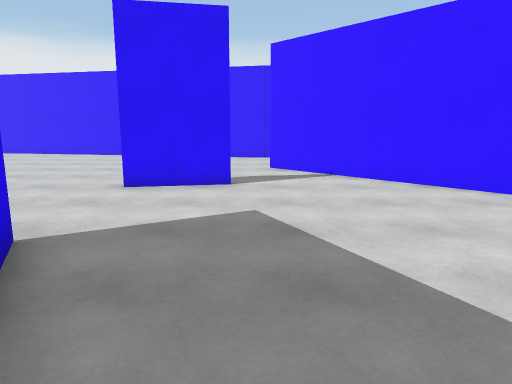
View 1 (above)

23 first-person views from a walk through a scene from a Unity 3-D project. The camera is 1.5 m above the floor, tilts 10° down and sees 70° across. The floor is counted in squares, 1 m on a side. Each view is taken from the middle of a square. On the plan, view 1 faces up. The plan holds only what a view shows up to about 16 squares ahead; the rest is blank. The place goes on beyond the plan. The player is left out. Surface patterns are stand-ins for the level's own textures.

View 2
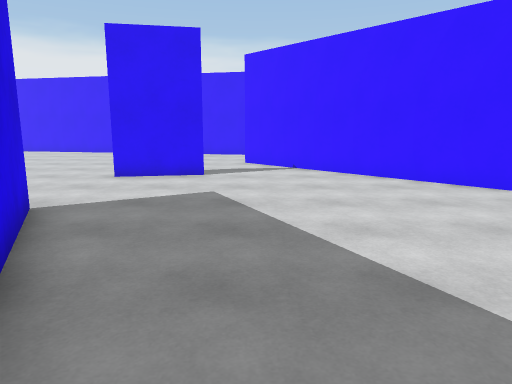

View 3
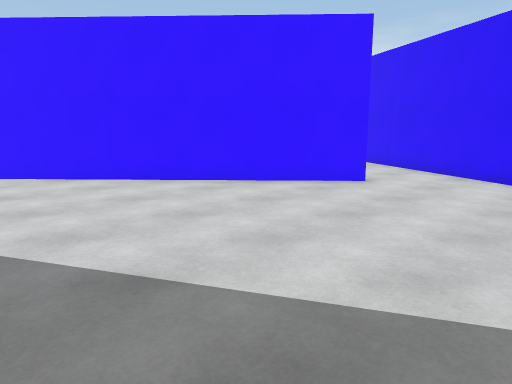

View 4
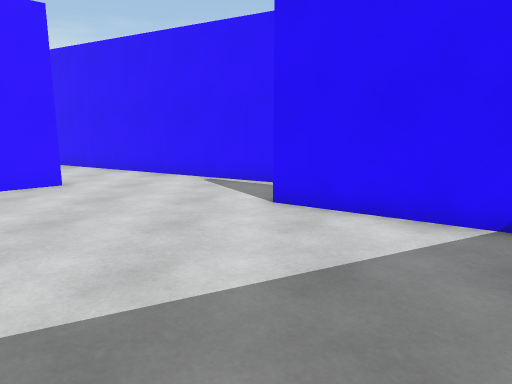

View 5
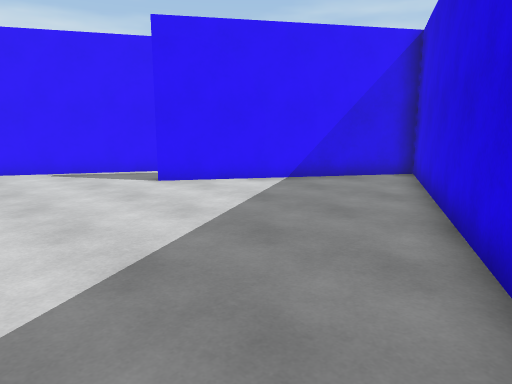

View 6
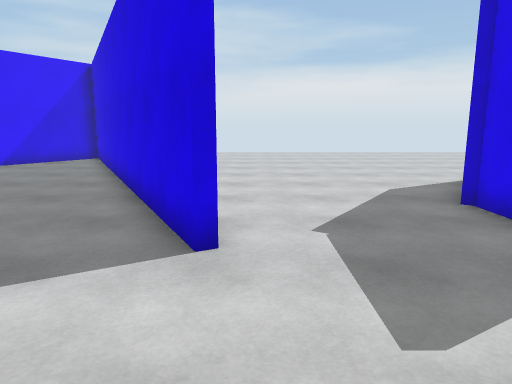

View 7
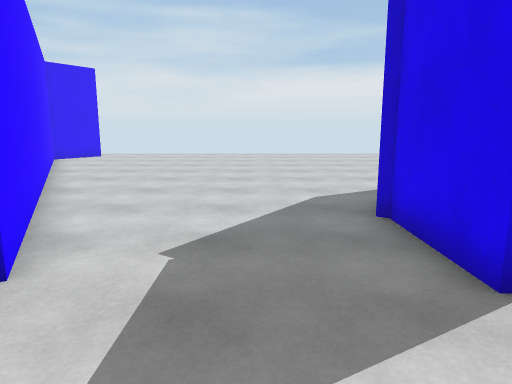

View 8
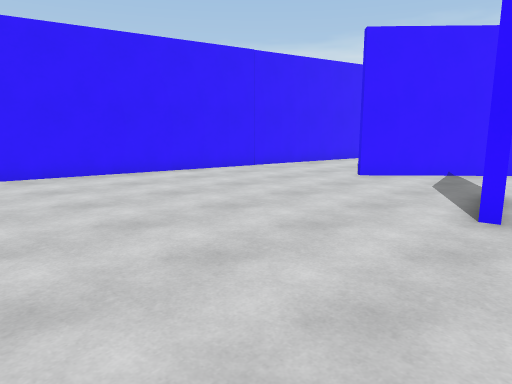

View 9
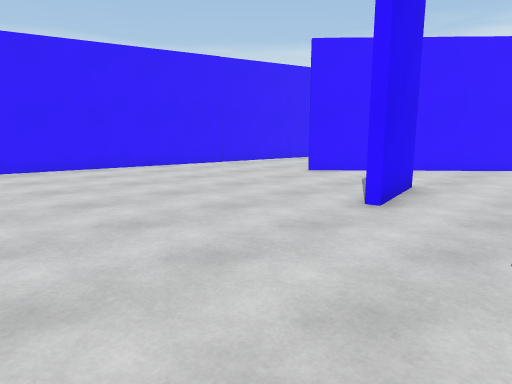

View 10
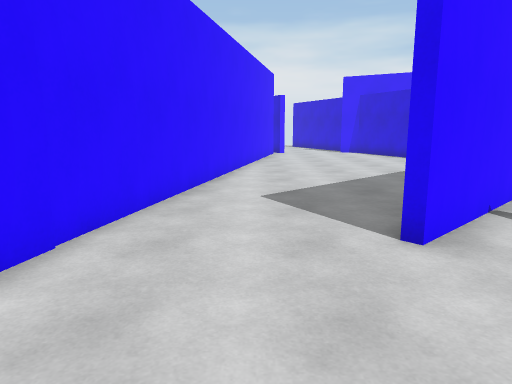

View 11
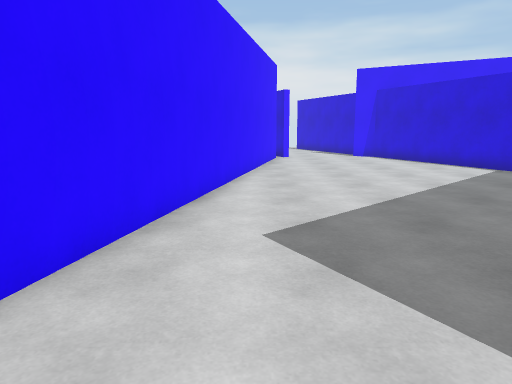

View 12
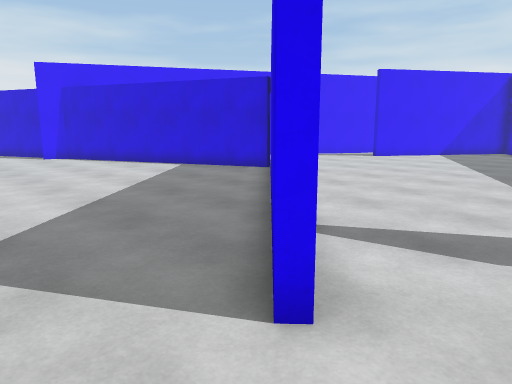

View 13
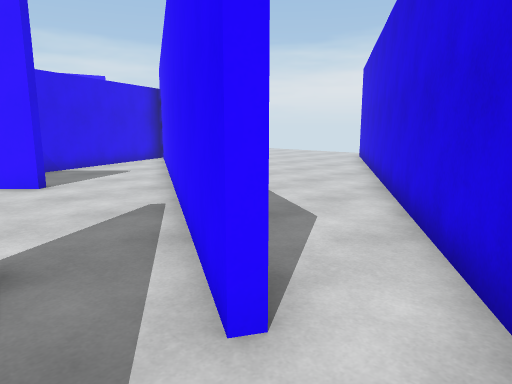

View 14
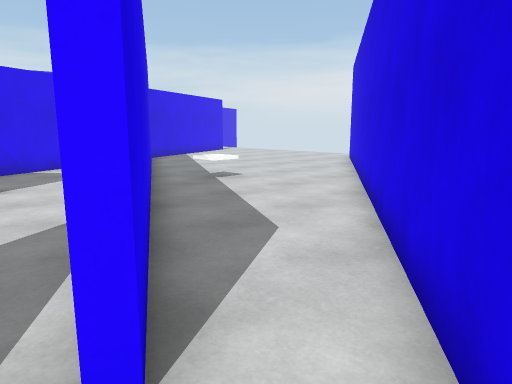

View 15
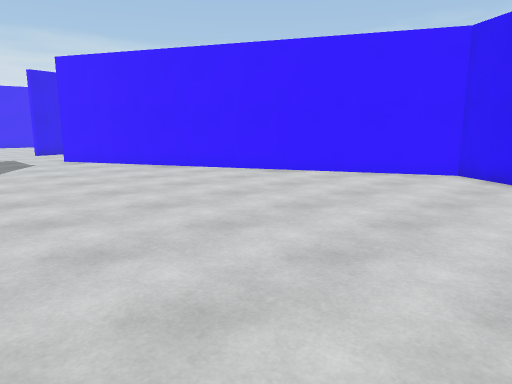

View 16
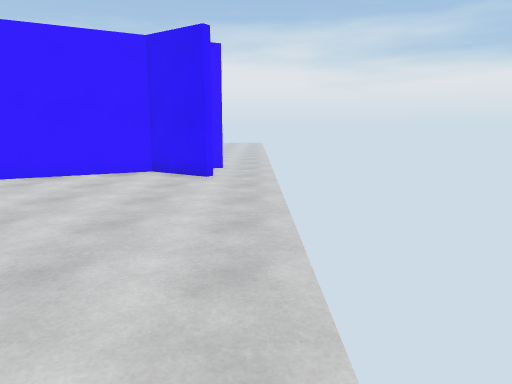

View 17
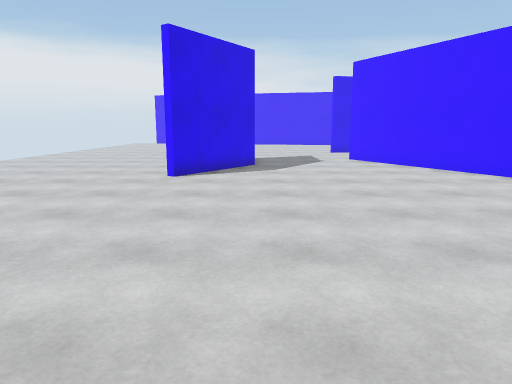

View 18
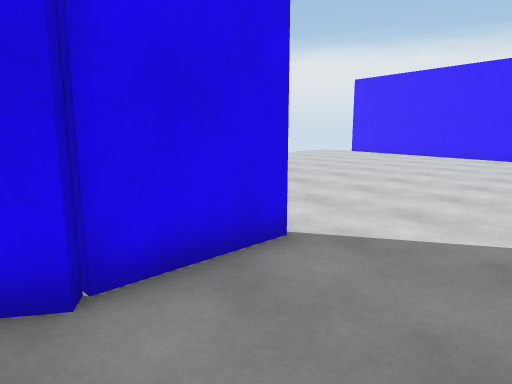

View 19
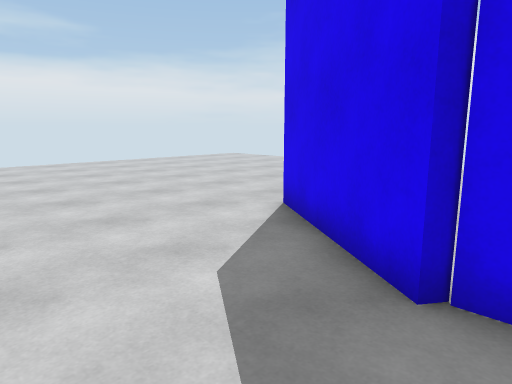

View 20
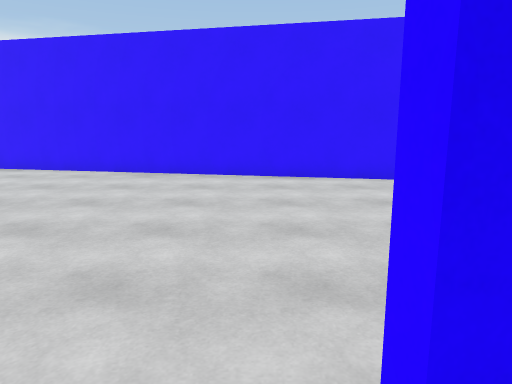

View 21
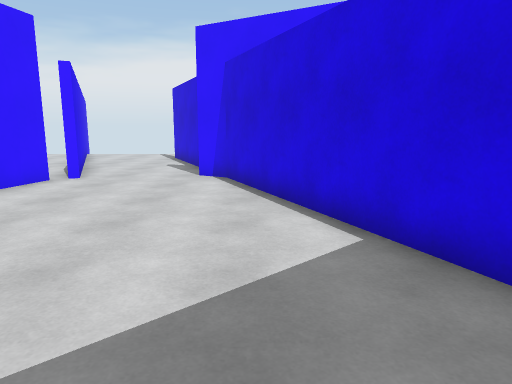

View 22
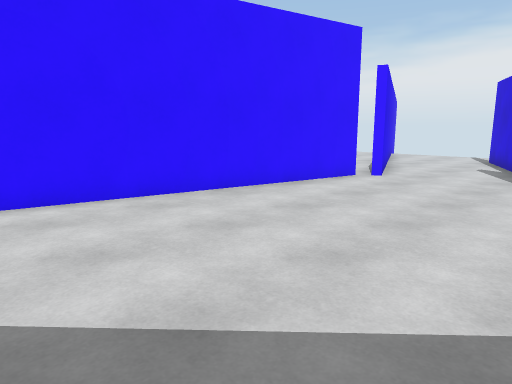

View 23
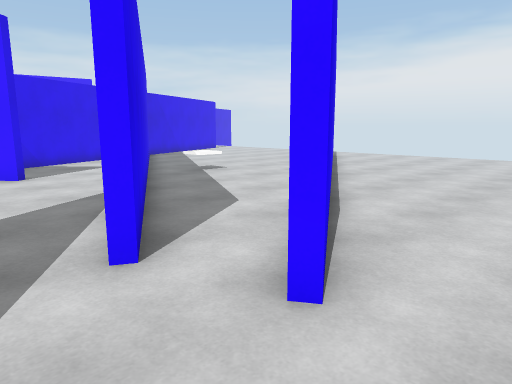

### Floor plan
Points are (right, up) in squares from view 1. A wall is a line through its corners. A room is listed if a view was taken in it or the views show most of it. See-through windows are left out.
Room 1 (views 1, 2, 3, 4, 5, 6, 7, 8, 9, 10, 11, 12, 15, 16, 17, 18, 19, 20)
walls: (-8, 2) (-10.5, -1.8); (-0.6, 9.7) (-3.4, 9.2); (-8.2, 4.9) (-8.2, 2); (10.8, 3.4) (10.5, 3.1) (0.5, 13.8) (0.8, 14); (9.6, -5.1) (16.3, 6.8); (2.2, -11.5) (3.6, -9.4) (-3.5, 4.6) (-3.3, 4.7) (3.8, -9.1) (8.3, -2.3); (1.6, 18.3) (-10.6, 20.9); (15.5, 8.4) (11.4, 6.7)
ways out: opening at (2.5, -12.5) to room 2; opening at (9, -5) to room 2; opening at (1.7, 16) to room 3
Room 2 (views 13, 14, 23)
walls: (9.8, -5.3) (9.6, -5.1); (14.4, -4.8) (10.4, -7.4); (4.8, -11.8) (4.6, -11.3)
ways out: opening at (2.5, -12.5) to room 1; opening at (9, -5) to room 1; opening at (9.5, -6.5) to room 4
Room 3 (views 21, 22)
walls: (4.4, 10.2) (6.1, 8.3); (8.5, 5.8) (17.6, 9.7); (0.8, 14) (3.3, 11.3); (17.5, 15) (1.6, 18.3)
ways out: opening at (1.7, 16) to room 1
Room 4 (no view inside)
walls: (10.7, -3.8) (9.8, -5.3); (10.7, -6.8) (13, -5.3)
ways out: opening at (9.5, -6.5) to room 2; opening at (12, -4)

Where each view was taken, in squares from view 1:
view 1: 0 up, 0 right, facing up
view 2: 2 down, 1 right, facing up
view 3: 2 down, 1 right, facing up-right
view 4: 2 down, 1 right, facing right
view 5: 3 up, 1 left, facing down-right
view 6: 9 up, 4 left, facing down
view 7: 8 up, 6 left, facing down
view 8: 8 up, 10 left, facing up-right
view 9: 6 up, 10 left, facing up-right
view 10: 16 up, 4 left, facing right
view 11: 16 up, 1 left, facing right
view 12: 16 up, 1 left, facing down-right
view 13: 7 down, 8 right, facing up-right
view 14: 7 down, 9 right, facing up-right
view 15: 13 down, 9 left, facing up-right
view 16: 13 down, 9 left, facing right
view 17: 13 down, 8 left, facing up
view 18: 1 up, 5 left, facing up-left
view 19: 3 up, 5 left, facing down-left
view 20: 8 up, 4 left, facing up
view 21: 9 up, 7 right, facing right
view 22: 9 up, 7 right, facing up-right
view 23: 9 down, 8 right, facing up-right
